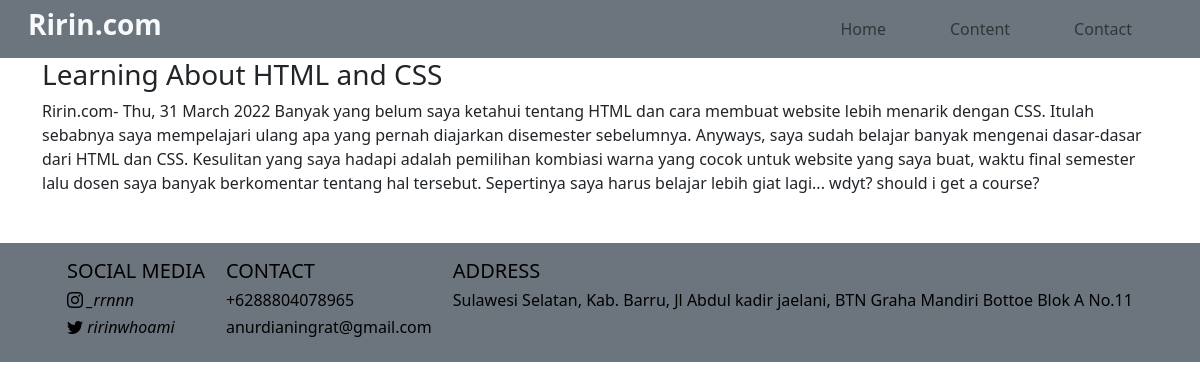
The page /content.php?id=1 on the database its author committed.
### tables this page shows
CREATE TABLE `curhatan` (
  `id` int(11) NOT NULL,
  `title` varchar(50) NOT NULL,
  `content` text NOT NULL
);

### function.php (called while the page is built, shortened)
<?php
     $conn = mysqli_connect('localhost','root','','web2');
    function query($query){
        global $conn;
        $result = mysqli_query($conn,$query);
        $rows = [];
        while($row = mysqli_fetch_assoc($result)){
            $rows[] = $row;
        }
        return $rows;
    }
     ?>

### content.php (the view, shortened to what this page needs)
<?php
include 'function.php';
$id=$_GET['id'];
$curhatan = query("SELECT * FROM curhatan WHERE id = $id")[0];
?>
<!DOCTYPE html>
<html lang="en">
<head>
</head>
<link rel="stylesheet" href="https://cdn.jsdelivr.net/npm/bootstrap-icons@1.8.1/font/bootstrap-icons.css">
<link href="https://cdn.jsdelivr.net/npm/bootstrap@5.1.3/dist/css/bootstrap.min.css" rel="stylesheet"
>
<body>
<section class>
    <nav class="navbar  navbar-expand-lg navbar-light bg-secondary ">
      <div class="container-fluid">
        <div class="brand d-flex justify-content-between align-items-center">
          <a href="index.php" style="text-decoration:none;" class="logo d-flex">
            <h3 class="ms-3  text-bold fw-bold text-light" >Ririn.com</h3>
          </a>
        </div>
        <div class="collapse navbar-collapse " id="navbarNav">
          <ul class="nav navbar-nav ms-auto  ">
            <li class="bar nav-item active">
              <a class="nav-link me-5 " href="index.php#home">Home</a>
            </li>
            <li class="bar nav-item">
              <a class="link nav-link me-5 " href="index.php#curhatan">Content</a>
            </li>
            <li class="bar nav-item">
              <a class="nav-link me-5 " href="index.php#contact">Contact</a>
            </li>
          </ul>
        </div>
      </div>
    </nav>
  </section>
  <section>
          <div class="container ">
                <div class="text ">
                    <h3><?= $curhatan['title']; ?></h3>
                    <p><span>Ririn.com-</span> <?= $curhatan['content']; ?></p>
                </div>
          </div>
      </section>
      <section class="footer bg-secondary">
    <div class="container  mt-5 p-3 d-flex justify-content-evenly">
      <div class="sosmed">
        <h5>SOCIAL MEDIA</h5>
        <h6><a href="https://instagram.com/_rrnnn?igshid=YmMyMTA2M2Y="><i class="bi bi-instagram"> _rrnnn</i></a></h6>
        <h6><a href="https://twitter.com/ririnwhoami?t=qbYzgkB4R-vbMAkoEWcIGw&s=08"><i class="bi bi-twitter"> ririnwhoami</i></a></h6>
      </div>
      <div class="contact">
        <h5>CONTACT</h5>
        <h6>+6288804078965</h6>
        <h6>anurdianingrat@gmail.com</h6>
      </div>
      <div class="address">
        <h5>ADDRESS</h5>
        <h6>Sulawesi Selatan, Kab. Barru, Jl Abdul kadir jaelani, BTN Graha Mandiri Bottoe Blok A No.11 </h6>
      </div>
    </div>
  </section>
</body>
</html>

### content.php (style rules this page uses)
.footer .sosmed a { text-decoration: none; color: black; }
.footer { color: black; }

### rows shown on the page
curhatan: title "Learning About HTML and CSS", content "Thu, 31 March 2022 Banyak yang belum saya ketahui tentang HTML dan cara membuat website lebih menarik dengan CSS. Itulah sebabnya saya mempelajari ulang apa yang pernah diajarkan disemester sebelumnya. Anyways, saya sudah belajar banyak mengenai dasar-dasar dari HTML dan CSS. Kesulitan yang saya hadapi adalah pemilihan kombiasi warna yang cocok untuk website yang saya buat, waktu final semester lalu dosen saya banyak berkomentar tentang hal tersebut. Sepertinya saya harus belajar lebih giat lagi... wdyt? should i get a course?"
